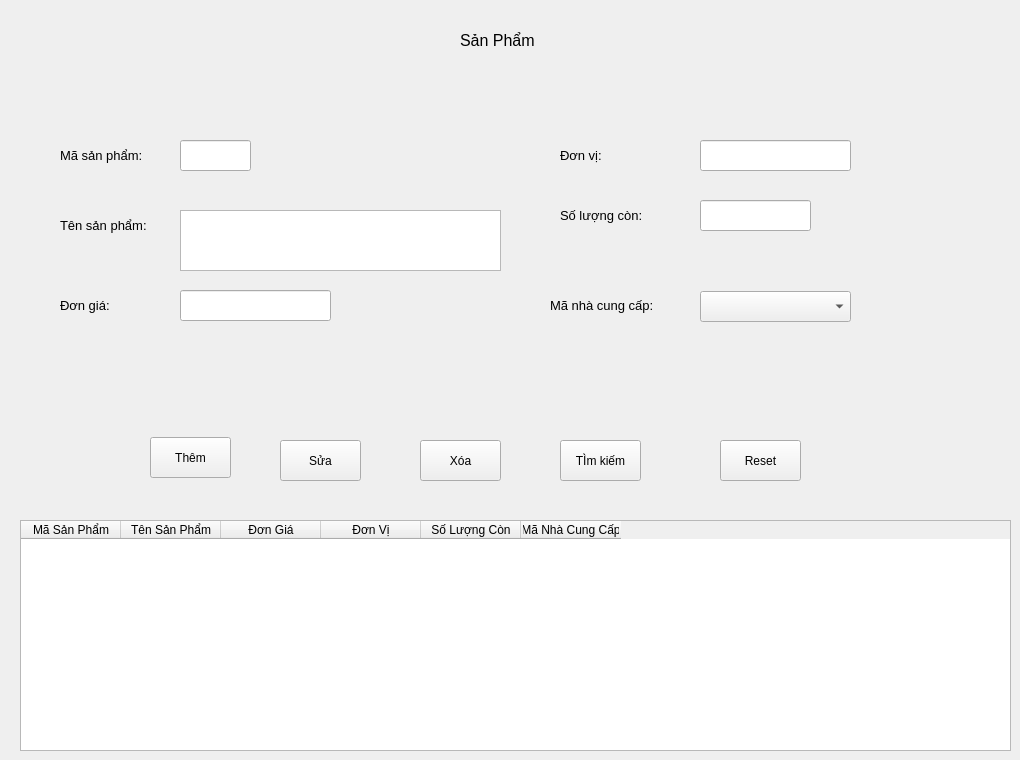
   <widget class="QWidget" name="screen_sanpham">
    <widget class="QLabel" name="label_3">
     <property name="geometry">
      <rect>
       <x>460</x>
       <y>20</y>
       <width>121</width>
       <height>41</height>
      </rect>
     </property>
     <property name="font">
      <font>
       <pointsize>12</pointsize>
      </font>
     </property>
     <property name="text">
      <string>Sản Phẩm</string>
     </property>
    </widget>
    <widget class="QTableWidget" name="tablesanpham">
     <property name="geometry">
      <rect>
       <x>20</x>
       <y>520</y>
       <width>991</width>
       <height>231</height>
      </rect>
     </property>
     <column>
      <property name="text">
       <string>Mã Sản Phẩm</string>
      </property>
     </column>
     <column>
      <property name="text">
       <string>Tên Sản Phẩm</string>
      </property>
     </column>
     <column>
      <property name="text">
       <string>Đơn Giá</string>
      </property>
     </column>
     <column>
      <property name="text">
       <string>Đơn Vị</string>
      </property>
     </column>
     <column>
      <property name="text">
       <string>Số Lượng Còn</string>
      </property>
     </column>
     <column>
      <property name="text">
       <string>Mã Nhà Cung Cấp</string>
      </property>
     </column>
    </widget>
    <widget class="QLabel" name="label_20">
     <property name="geometry">
      <rect>
       <x>60</x>
       <y>140</y>
       <width>111</width>
       <height>31</height>
      </rect>
     </property>
     <property name="font">
      <font>
       <pointsize>10</pointsize>
      </font>
     </property>
     <property name="text">
      <string>Mã sản phẩm:</string>
     </property>
    </widget>
    <widget class="QLabel" name="label_21">
     <property name="geometry">
      <rect>
       <x>60</x>
       <y>210</y>
       <width>121</width>
       <height>31</height>
      </rect>
     </property>
     <property name="font">
      <font>
       <pointsize>10</pointsize>
      </font>
     </property>
     <property name="text">
      <string>Tên sản phẩm:</string>
     </property>
    </widget>
    <widget class="QLabel" name="label_22">
     <property name="geometry">
      <rect>
       <x>60</x>
       <y>290</y>
       <width>61</width>
       <height>31</height>
      </rect>
     </property>
     <property name="font">
      <font>
       <pointsize>10</pointsize>
      </font>
     </property>
     <property name="text">
      <string>Đơn giá:</string>
     </property>
    </widget>
    <widget class="QLabel" name="label_23">
     <property name="geometry">
      <rect>
       <x>560</x>
       <y>200</y>
       <width>101</width>
       <height>31</height>
      </rect>
     </property>
     <property name="font">
      <font>
       <pointsize>10</pointsize>
      </font>
     </property>
     <property name="text">
      <string>Số lượng còn:</string>
     </property>
    </widget>
    <widget class="QLabel" name="label_24">
     <property name="geometry">
      <rect>
       <x>560</x>
       <y>140</y>
       <width>61</width>
       <height>31</height>
      </rect>
     </property>
     <property name="font">
      <font>
       <pointsize>10</pointsize>
      </font>
     </property>
     <property name="text">
      <string>Đơn vị:</string>
     </property>
    </widget>
    <widget class="QLabel" name="label_25">
     <property name="geometry">
      <rect>
       <x>550</x>
       <y>290</y>
       <width>141</width>
       <height>31</height>
      </rect>
     </property>
     <property name="font">
      <font>
       <pointsize>10</pointsize>
      </font>
     </property>
     <property name="text">
      <string>Mã nhà cung cấp:</string>
     </property>
    </widget>
    <widget class="QLineEdit" name="txtmasanpham">
     <property name="geometry">
      <rect>
       <x>180</x>
       <y>140</y>
       <width>71</width>
       <height>31</height>
      </rect>
     </property>
     <property name="font">
      <font>
       <pointsize>10</pointsize>
      </font>
     </property>
     <property name="inputMask">
      <string>9999999999</string>
     </property>
    </widget>
    <widget class="QTextEdit" name="txttensanpham">
     <property name="geometry">
      <rect>
       <x>180</x>
       <y>210</y>
       <width>321</width>
       <height>61</height>
      </rect>
     </property>
     <property name="font">
      <font>
       <pointsize>10</pointsize>
      </font>
     </property>
    </widget>
    <widget class="QLineEdit" name="txtdongia">
     <property name="geometry">
      <rect>
       <x>180</x>
       <y>290</y>
       <width>151</width>
       <height>31</height>
      </rect>
     </property>
     <property name="font">
      <font>
       <pointsize>10</pointsize>
      </font>
     </property>
     <property name="inputMask">
      <string>9999999999999999</string>
     </property>
    </widget>
    <widget class="QLineEdit" name="txtdonvi">
     <property name="geometry">
      <rect>
       <x>700</x>
       <y>140</y>
       <width>151</width>
       <height>31</height>
      </rect>
     </property>
     <property name="font">
      <font>
       <pointsize>10</pointsize>
      </font>
     </property>
    </widget>
    <widget class="QLineEdit" name="txtsoluongcon">
     <property name="geometry">
      <rect>
       <x>700</x>
       <y>200</y>
       <width>111</width>
       <height>31</height>
      </rect>
     </property>
     <property name="font">
      <font>
       <pointsize>10</pointsize>
      </font>
     </property>
     <property name="inputMask">
      <string>99999999</string>
     </property>
    </widget>
    <widget class="QPushButton" name="btnthemsanpham">
     <property name="geometry">
      <rect>
       <x>150</x>
       <y>437</y>
       <width>81</width>
       <height>41</height>
      </rect>
     </property>
     <property name="text">
      <string>Thêm</string>
     </property>
    </widget>
    <widget class="QPushButton" name="btnsuasanpham">
     <property name="geometry">
      <rect>
       <x>280</x>
       <y>440</y>
       <width>81</width>
       <height>41</height>
      </rect>
     </property>
     <property name="text">
      <string>Sửa</string>
     </property>
    </widget>
    <widget class="QPushButton" name="btnxoasanpham">
     <property name="geometry">
      <rect>
       <x>420</x>
       <y>440</y>
       <width>81</width>
       <height>41</height>
      </rect>
     </property>
     <property name="text">
      <string>Xóa</string>
     </property>
    </widget>
    <widget class="QPushButton" name="btntimkiemsanpham">
     <property name="geometry">
      <rect>
       <x>560</x>
       <y>440</y>
       <width>81</width>
       <height>41</height>
      </rect>
     </property>
     <property name="text">
      <string>TÌm kiếm</string>
     </property>
    </widget>
    <widget class="QPushButton" name="btnresetsanpham">
     <property name="geometry">
      <rect>
       <x>720</x>
       <y>440</y>
       <width>81</width>
       <height>41</height>
      </rect>
     </property>
     <property name="text">
      <string>Reset</string>
     </property>
    </widget>
    <widget class="QComboBox" name="cbbmanhacungcap">
     <property name="geometry">
      <rect>
       <x>700</x>
       <y>291</y>
       <width>151</width>
       <height>31</height>
      </rect>
     </property>
     <property name="font">
      <font>
       <pointsize>10</pointsize>
      </font>
     </property>
    </widget>
   </widget>
